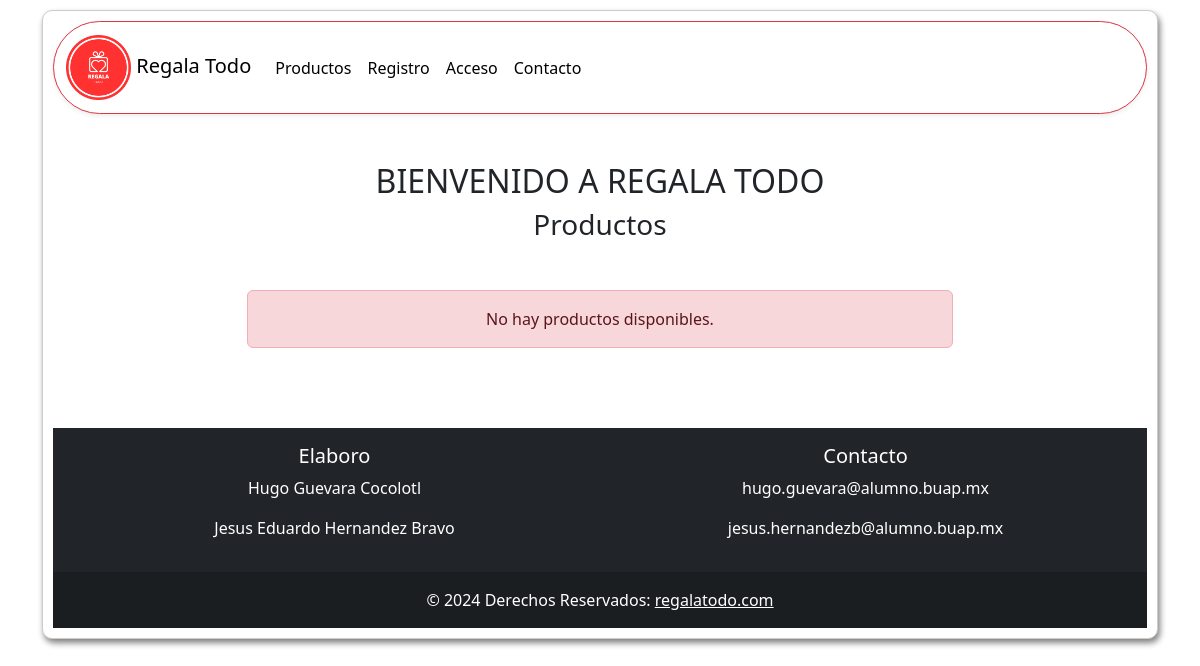
Before: /consultaInternauta.php with the older database file.
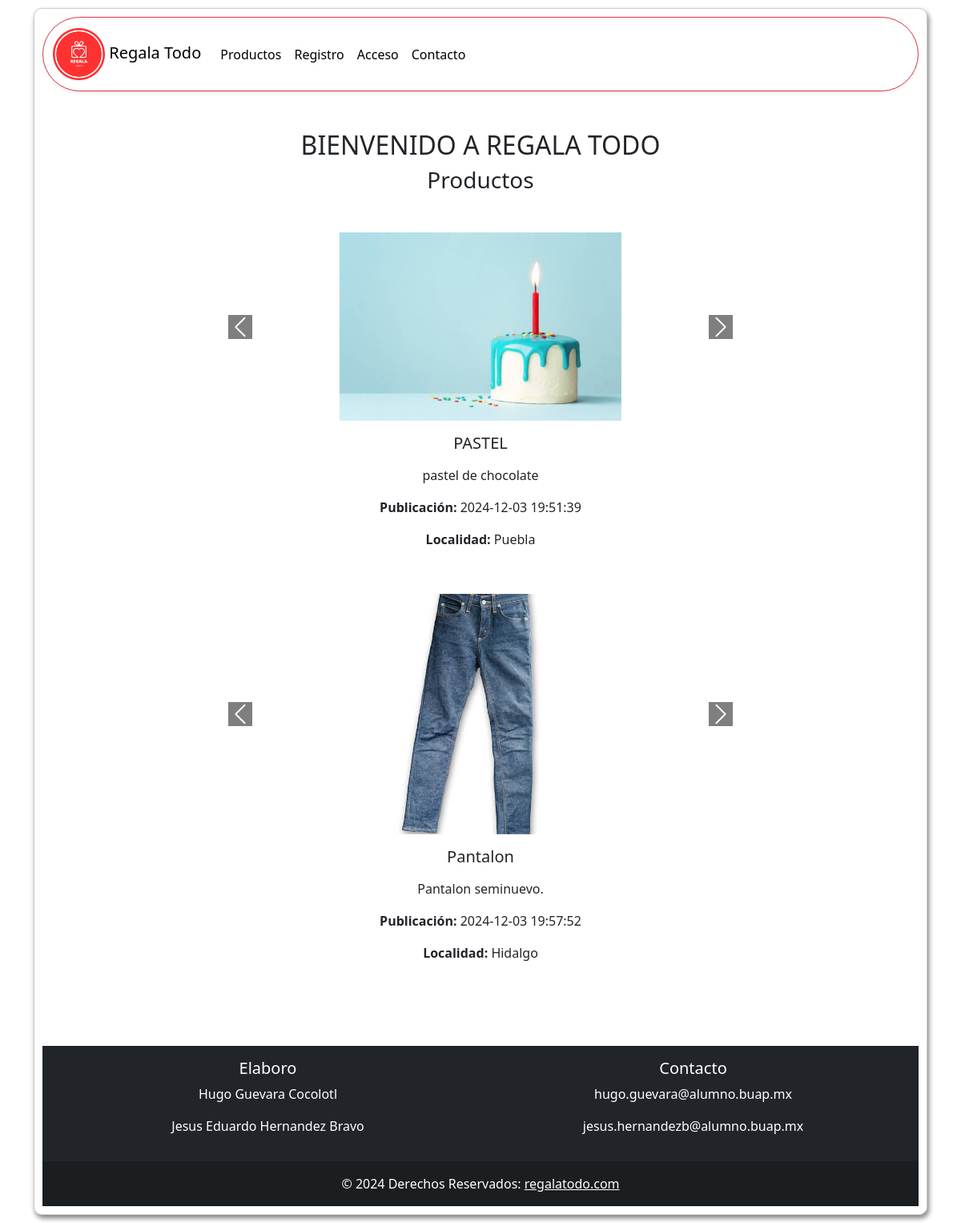
After: the same page with the newer database file.
### tables this page shows
CREATE TABLE `imagenesarticulo` (
  `idImagenesArticulo` int(11) NOT NULL,
  `ruta` varchar(45) NOT NULL,
  `id_Articulo` int(11) NOT NULL
);

CREATE TABLE `articulo` (
  `idArticulo` int(11) NOT NULL,
  `nombre` varchar(45) NOT NULL,
  `descripcion` varchar(45) NOT NULL,
  `disponibilidad` int(11) NOT NULL DEFAULT 0,
  `localidad` varchar(45) NOT NULL,
  `publicacion` datetime NOT NULL,
  `id_Cliente` int(11) NOT NULL
);

### vistaProductos.php (the view, shortened to what this page needs)
<?php
$query = "SELECT * FROM Articulo WHERE disponibilidad != 1";
$conexion = mysqli_connect("localhost", "root", "", "regalatodo");
$result = mysqli_query($conexion, $query);
if (mysqli_num_rows($result) > 0) {
  while ($row = mysqli_fetch_array($result)) {
    $idArticulo = $row['idArticulo'];
    $queryImagenes = "SELECT * FROM ImagenesArticulo WHERE id_Articulo = $idArticulo";
    $resultImagenes = mysqli_query($conexion, $queryImagenes);
    echo '<div class="mb-4 w-100">';
    echo '<div id="carouselArticulo' . $row['idArticulo'] . '" class="carousel slide" data-bs-ride="carousel">
                <div class="carousel-inner">';
    $isActive = true;
    while ($rowImagenes = mysqli_fetch_array($resultImagenes)) {
      echo '<div class="carousel-item' . ($isActive ? ' active' : '') . '">
                    <img src="imagenes/' . $rowImagenes['ruta'] . '" class="d-block mx-auto w-50" style="max-height: 300px; object-fit: cover;" alt="Imagen del artículo">
                  </div>';
      $isActive = false;
    }
    echo '</div>';
    echo '<button class="carousel-control-prev" type="button" data-bs-target="#carouselArticulo' . $row['idArticulo'] . '" data-bs-slide="prev">
                <span class="carousel-control-prev-icon" aria-hidden="true"></span>
                <span class="visually-hidden">Previous</span>
              </button>
              <button class="carousel-control-next" type="button" data-bs-target="#carouselArticulo' . $row['idArticulo'] . '" data-bs-slide="next">
                <span class="carousel-control-next-icon" aria-hidden="true"></span>
                <span class="visually-hidden">Next</span>
              </button>
            </div>';
    echo '<div class="px-3 py-3">
                <h5 class="mb-3">' . $row['nombre'] . '</h5>
                <p class="mb-3">' . $row['descripcion'] . '</p>
                <p><strong>Publicación:</strong> ' . $row['publicacion'] . '</p>
                <p><strong>Localidad:</strong> ' . $row['localidad'] . '</p>
              </div>';
    echo '</div>';
  }
} else {
  echo '
    <div class="container text-center">
      <div class="row mb-3">
        <div class="alert alert-danger" role="alert">
          No hay productos disponibles.
        </div>
      </div>
    </div>
  ';
}

### consultaInternauta.php (shortened to what this page needs)
<!DOCTYPE html>
<html lang="es">
<head>
  <link href="https://cdn.jsdelivr.net/npm/bootstrap@5.3.3/dist/css/bootstrap.min.css" rel="stylesheet">
  <link rel="stylesheet" href="./css/style.css">
</head>
<body>
  <main class="container">
    <div class="principal">
      <?php include_once('./templates/menu.php'); ?>
      <div class="container mt-5">
        <h2 class="text-center">BIENVENIDO A REGALA TODO</h2>
        <h3 class="mb-5 text-center">Productos</h3>
        <div class="row justify-content-center">
          <div class="col-md-8">
            <?php require_once "./vistaProductos.php"; ?>
          </div>
        </div>
      </div>
      <?php include_once('./templates/footer.php'); ?>
    </div>
  </main>
</body>
</html>

### templates/menu.php (shortened to what this page needs)
<nav class="navbar navbar-expand-lg sticky-top border border-danger rounded-pill shadow-sm" style="background-color: #ffffff;">
  <div class="container-fluid">
    <a class="navbar-brand" href="./index.php">
      <img src="./img/LogoRegalaTodo.png" alt="Logo" width="65" height="65" class="d-inline-block align-text-center">
      Regala Todo
    </a>
    <div class="collapse navbar-collapse" id="navbarSupportedContent">
      <ul class="navbar-nav me-auto mb-2 mb-lg-0">
        <li class="nav-item">
          <a class="nav-link active" href="./consultaInternauta.php">Productos</a>
        </li>
        <li class="nav-item">
          <a class="nav-link active" href="./registro.php">Registro</a>
        </li>
        <li class="nav-item">
          <a class="nav-link active" href="./acceso.php">Acceso</a>
        </li>
        <li class="nav-item">
          <a class="nav-link active" href="./contacto.php">Contacto</a>
        </li>
      </ul>
    </div>
  </div>
</nav>

### templates/footer.php
<footer class="bg-dark text-white text-center mt-5">
  <div class="container">
    <div class="row p-3">
      <div class="col">
        <h5>Elaboro</h5>
        <p>Hugo Guevara Cocolotl</p>
        <p>Jesus Eduardo Hernandez Bravo</p>
      </div>
      <div class="col">
        <h5>Contacto</h5>
        <p>hugo.guevara@alumno.buap.mx</p>
        <p>jesus.hernandezb@alumno.buap.mx</p>
      </div>
    </div>
  </div>
  <div class="text-center p-3" style="background-color: rgba(0, 0, 0, 0.2);">
    © 2024 Derechos Reservados:
    <a class="text-white" href="./index.php">regalatodo.com</a>
  </div>
</footer>

### css/style.css (style rules this page uses)
.principal { background: #fff; margin: 10px auto; padding: 10px; border: 1px solid #ccc; border-radius: 10px; box-shadow: gray 2px 4px 6px; display: block; text-align: center; }
.carousel-control-prev-icon, .carousel-control-next-icon { background-color: black; border: 1px solid white; }

Changed rows visible on the page:
added articulo: nombre "PASTEL", descripcion "pastel de chocolate", publicacion "2024-12-03 19:51:39", localidad "Puebla"
added imagenesarticulo: ruta (picture), shown under "PASTEL"
added articulo: nombre "Pantalon", descripcion "Pantalon seminuevo.", publicacion "2024-12-03 19:57:52", localidad "Hidalgo"
added imagenesarticulo: ruta (picture), shown under "Pantalon"
Other visible differences:
text no longer shown: "No hay productos disponibles."
